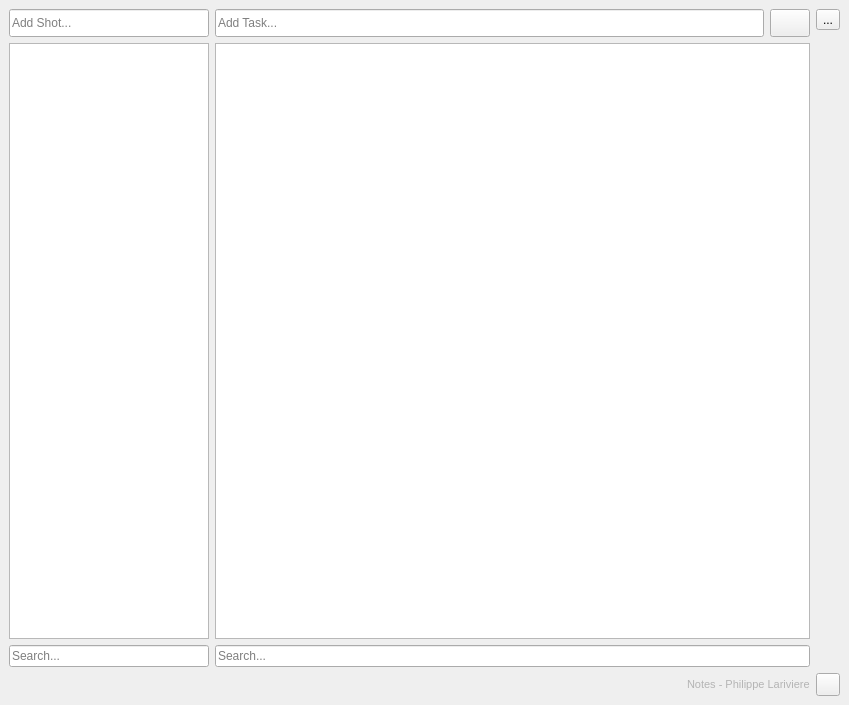
<?xml version="1.0" encoding="UTF-8"?>
<ui version="4.0">
 <class>MainWindow</class>
 <widget class="QMainWindow" name="MainWindow">
  <property name="geometry">
   <rect>
    <x>0</x>
    <y>0</y>
    <width>849</width>
    <height>705</height>
   </rect>
  </property>
  <property name="windowTitle">
   <string>Notes</string>
  </property>
  <property name="autoFillBackground">
   <bool>false</bool>
  </property>
  <widget class="QWidget" name="centralwidget">
   <property name="palette">
    <palette>
     <active>
      <colorrole role="WindowText">
       <brush brushstyle="SolidPattern">
        <color alpha="255">
         <red>180</red>
         <green>180</green>
         <blue>180</blue>
        </color>
       </brush>
      </colorrole>
     </active>
     <inactive>
      <colorrole role="WindowText">
       <brush brushstyle="SolidPattern">
        <color alpha="255">
         <red>180</red>
         <green>180</green>
         <blue>180</blue>
        </color>
       </brush>
      </colorrole>
     </inactive>
     <disabled>
      <colorrole role="WindowText">
       <brush brushstyle="SolidPattern">
        <color alpha="255">
         <red>190</red>
         <green>190</green>
         <blue>190</blue>
        </color>
       </brush>
      </colorrole>
     </disabled>
    </palette>
   </property>
   <property name="mouseTracking">
    <bool>false</bool>
   </property>
   <layout class="QHBoxLayout" name="horizontalLayout_5">
    <item>
     <layout class="QVBoxLayout" name="verticalLayout_2">
      <item>
       <layout class="QHBoxLayout" name="horizontalLayout_2">
        <item>
         <layout class="QVBoxLayout" name="verticalLayout_9">
          <property name="sizeConstraint">
           <enum>QLayout::SetDefaultConstraint</enum>
          </property>
          <item>
           <widget class="QLineEdit" name="add_shot_text">
            <property name="sizePolicy">
             <sizepolicy hsizetype="Minimum" vsizetype="Fixed">
              <horstretch>0</horstretch>
              <verstretch>0</verstretch>
             </sizepolicy>
            </property>
            <property name="minimumSize">
             <size>
              <width>0</width>
              <height>28</height>
             </size>
            </property>
            <property name="placeholderText">
             <string>Add Shot...</string>
            </property>
           </widget>
          </item>
          <item>
           <widget class="QListWidget" name="shot_list">
            <property name="sizePolicy">
             <sizepolicy hsizetype="Preferred" vsizetype="Expanding">
              <horstretch>0</horstretch>
              <verstretch>0</verstretch>
             </sizepolicy>
            </property>
            <property name="maximumSize">
             <size>
              <width>200</width>
              <height>16777215</height>
             </size>
            </property>
            <property name="selectionMode">
             <enum>QAbstractItemView::SingleSelection</enum>
            </property>
            <property name="sortingEnabled">
             <bool>true</bool>
            </property>
           </widget>
          </item>
          <item>
           <widget class="QLineEdit" name="shot_search">
            <property name="sizePolicy">
             <sizepolicy hsizetype="Minimum" vsizetype="Fixed">
              <horstretch>0</horstretch>
              <verstretch>0</verstretch>
             </sizepolicy>
            </property>
            <property name="placeholderText">
             <string>Search...</string>
            </property>
           </widget>
          </item>
         </layout>
        </item>
        <item>
         <layout class="QVBoxLayout" name="verticalLayout">
          <item>
           <layout class="QHBoxLayout" name="horizontalLayout">
            <property name="spacing">
             <number>6</number>
            </property>
            <property name="sizeConstraint">
             <enum>QLayout::SetMinAndMaxSize</enum>
            </property>
            <property name="topMargin">
             <number>0</number>
            </property>
            <property name="rightMargin">
             <number>0</number>
            </property>
            <property name="bottomMargin">
             <number>0</number>
            </property>
            <item>
             <widget class="QLineEdit" name="task_input_text">
              <property name="minimumSize">
               <size>
                <width>0</width>
                <height>28</height>
               </size>
              </property>
              <property name="placeholderText">
               <string>Add Task...</string>
              </property>
             </widget>
            </item>
            <item>
             <widget class="QPushButton" name="urgent_button">
              <property name="minimumSize">
               <size>
                <width>28</width>
                <height>28</height>
               </size>
              </property>
              <property name="text">
               <string/>
              </property>
              <property name="icon">
               <iconset>
                <normaloff>ICONS/urgent.png</normaloff>
                <normalon>ICONS/white_urgent.png</normalon>ICONS/urgent.png</iconset>
              </property>
              <property name="checkable">
               <bool>true</bool>
              </property>
              <property name="checked">
               <bool>false</bool>
              </property>
             </widget>
            </item>
           </layout>
          </item>
          <item>
           <widget class="QListWidget" name="task_list">
            <property name="mouseTracking">
             <bool>false</bool>
            </property>
            <property name="tabletTracking">
             <bool>false</bool>
            </property>
            <property name="frameShadow">
             <enum>QFrame::Raised</enum>
            </property>
            <property name="verticalScrollBarPolicy">
             <enum>Qt::ScrollBarAsNeeded</enum>
            </property>
            <property name="horizontalScrollBarPolicy">
             <enum>Qt::ScrollBarAlwaysOff</enum>
            </property>
            <property name="dragEnabled">
             <bool>false</bool>
            </property>
            <property name="dragDropMode">
             <enum>QAbstractItemView::InternalMove</enum>
            </property>
            <property name="selectionMode">
             <enum>QAbstractItemView::SingleSelection</enum>
            </property>
           </widget>
          </item>
          <item>
           <widget class="QLineEdit" name="text_search">
            <property name="sizePolicy">
             <sizepolicy hsizetype="Minimum" vsizetype="Fixed">
              <horstretch>0</horstretch>
              <verstretch>0</verstretch>
             </sizepolicy>
            </property>
            <property name="styleSheet">
             <string notr="true"/>
            </property>
            <property name="placeholderText">
             <string>Search...</string>
            </property>
           </widget>
          </item>
         </layout>
        </item>
        <item>
         <layout class="QVBoxLayout" name="verticalLayout_3">
          <item>
           <widget class="QToolButton" name="filters_button">
            <property name="text">
             <string>...</string>
            </property>
           </widget>
          </item>
          <item>
           <spacer name="verticalSpacer">
            <property name="orientation">
             <enum>Qt::Vertical</enum>
            </property>
            <property name="sizeHint" stdset="0">
             <size>
              <width>20</width>
              <height>40</height>
             </size>
            </property>
           </spacer>
          </item>
         </layout>
        </item>
       </layout>
      </item>
      <item>
       <layout class="QHBoxLayout" name="horizontalLayout_3">
        <item alignment="Qt::AlignRight">
         <widget class="QLabel" name="label">
          <property name="text">
           <string>&lt;html&gt;&lt;head/&gt;&lt;body&gt;&lt;p&gt;&lt;span style=&quot; font-size:8pt;&quot;&gt;Notes - Philippe Lariviere&lt;/span&gt;&lt;/p&gt;&lt;/body&gt;&lt;/html&gt;</string>
          </property>
         </widget>
        </item>
        <item>
         <widget class="QToolButton" name="settings_button">
          <property name="text">
           <string/>
          </property>
          <property name="icon">
           <iconset>
            <normaloff>ICONS/settings.png</normaloff>ICONS/settings.png</iconset>
          </property>
         </widget>
        </item>
       </layout>
      </item>
     </layout>
    </item>
   </layout>
  </widget>
  <action name="actionAll">
   <property name="checkable">
    <bool>true</bool>
   </property>
   <property name="text">
    <string>All</string>
   </property>
   <property name="toolTip">
    <string>view all</string>
   </property>
  </action>
  <action name="actionCompleted">
   <property name="checkable">
    <bool>true</bool>
   </property>
   <property name="text">
    <string>Completed</string>
   </property>
  </action>
  <action name="actionUrgent">
   <property name="checkable">
    <bool>true</bool>
   </property>
   <property name="text">
    <string>Urgent</string>
   </property>
  </action>
 </widget>
 <resources/>
 <connections/>
</ui>
